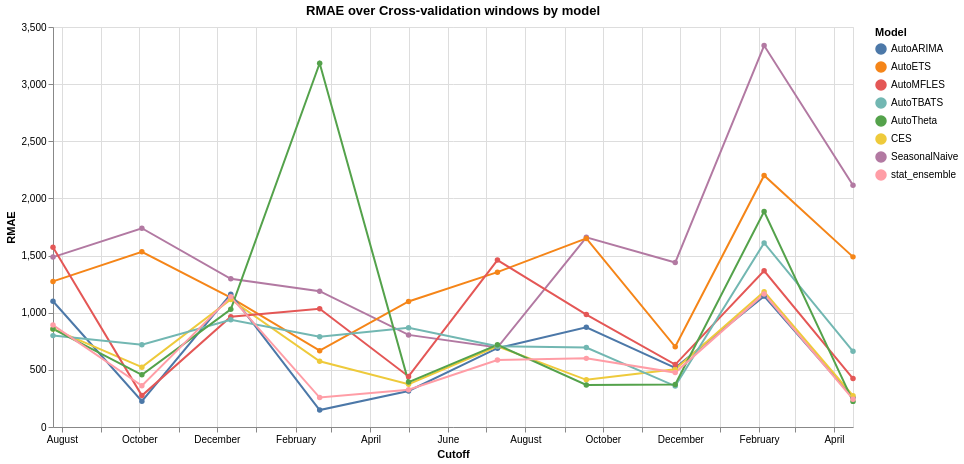

Notebook code for this chart:
### Code cell
long_df = pl.DataFrame(cv_evaluation).unpivot(
    index=["unique_id", "cutoff", "metric"],
    on=pl.selectors.exclude(["unique_id", "cutoff", "metric"]),
    variable_name="model",
    value_name="value",
)

chart = (
    alt.Chart(long_df.to_pandas())
    .mark_line(point=True)
    .encode(
        x=alt.X("cutoff:T", title="Cutoff"),
        y=alt.Y("value:Q", title="RMAE"),
        color=alt.Color("model:N", title="Model"),
        tooltip=["cutoff:T", "model:N", "value:Q"],
    )
    .properties(width=800, height=400, title="RMAE over Cross-validation windows by model")
)

chart = lib.add_dropdown_filter(chart, long_df, "metric")

chart

### Figure 1 — Vega specification as saved in the notebook (floating-point values rounded to 4 significant figures; data arrays with more than 128 entries replaced by an {"elided": "..."} marker saying what was removed)
{"$schema": "https://vega.github.io/schema/vega/v6.json", "data": [{"name": "_server_source_0", "values": {"elided": "320 records"}, "transform": [{"type": "formula", "expr": "toDate(datum['cutoff'])", "as": "cutoff"}]}, {"name": "source_0", "source": "_server_source_0", "transform": [{"type": "filter", "expr": "(metric === datum['metric'])"}]}, {"name": "data_0", "source": "source_0", "transform": [{"type": "filter", "expr": "(isDate(datum[\"cutoff\"]) || (isValid(datum[\"cutoff\"]) && isFinite(+datum[\"cutoff\"]))) && isValid(datum[\"value\"]) && isFinite(+datum[\"value\"])"}, {"type": "project", "fields": ["cutoff", "model", "value"]}]}, {"name": "source_0_color_domain_model_0", "source": "source_0", "transform": [{"type": "aggregate", "groupby": ["model"], "fields": [], "ops": [], "as": []}, {"type": "formula", "expr": "datum['model']", "as": "sort_field"}, {"type": "project", "fields": ["model"]}]}, {"name": "data_0_color_domain_model_1", "source": "data_0", "transform": [{"type": "aggregate", "groupby": ["model"], "fields": [], "ops": [], "as": []}, {"type": "formula", "expr": "datum['model']", "as": "sort_field"}, {"type": "project", "fields": ["model"]}]}], "signals": [{"name": "metric", "value": "mase", "bind": {"input": "select", "options": ["mase", "rmae_SeasonalNaive", "spis", "nd"], "name": "metric: "}}], "marks": [{"type": "group", "name": "layer_0_pathgroup", "from": {"facet": {"data": "source_0", "name": "faceted_path_layer_0_main", "groupby": ["model"]}}, "encode": {"update": {"height": {"field": {"signal": null, "datum": null, "group": "height", "parent": null}}, "width": {"field": {"signal": null, "datum": null, "group": "width", "parent": null}}}}, "marks": [{"type": "line", "name": "layer_0_marks", "from": {"data": "faceted_path_layer_0_main"}, "sort": {"field": "x"}, "encode": {"update": {"y": {"field": "value", "scale": "y"}, "defined": {"signal": "isValid(datum[\"cutoff\"]) && isFinite(+datum[\"cutoff\"]) && isValid(datum[\"value\"]) && isFinite(+datum[\"value\"])"}, "tooltip": {"signal": "{\"cutoff\": timeFormat(datum[\"cutoff\"], \"%b %d, %Y\"), \"model\": isValid(datum[\"model\"]) ? isArray(datum[\"model\"]) ? join(datum[\"model\"], '\\n') : datum[\"model\"] : \"\"+datum[\"model\"], \"value\": format(datum[\"value\"], \"\")}"}, "stroke": {"field": "model", "scale": "color"}, "x": {"field": "cutoff", "scale": "x"}}}, "style": ["line"]}]}, {"type": "symbol", "name": "layer_1_marks", "from": {"data": "data_0"}, "encode": {"update": {"fill": {"field": "model", "scale": "color"}, "y": {"field": "value", "scale": "y"}, "tooltip": {"signal": "{\"cutoff\": timeFormat(datum[\"cutoff\"], \"%b %d, %Y\"), \"model\": isValid(datum[\"model\"]) ? isArray(datum[\"model\"]) ? join(datum[\"model\"], '\\n') : datum[\"model\"] : \"\"+datum[\"model\"], \"value\": format(datum[\"value\"], \"\")}"}, "opacity": {"value": 1}, "x": {"field": "cutoff", "scale": "x"}}}, "style": ["point"]}], "scales": [{"name": "x", "type": "time", "domain": {"fields": [{"data": "source_0", "field": "cutoff"}, {"data": "data_0", "field": "cutoff"}]}, "range": [0, {"signal": "width"}]}, {"name": "y", "type": "linear", "domain": {"fields": [{"data": "source_0", "field": "value"}, {"data": "data_0", "field": "value"}]}, "range": [{"signal": "height"}, 0], "nice": true, "zero": true}, {"name": "color", "type": "ordinal", "domain": {"fields": [{"data": "source_0_color_domain_model_0", "field": "model"}, {"data": "data_0_color_domain_model_1", "field": "model"}], "sort": true}, "range": "category"}], "axes": [{"scale": "x", "grid": true, "gridScale": "y", "tickCount": {"signal": "ceil(width/40)"}, "zindex": 0, "aria": false, "orient": "bottom", "maxExtent": 0, "domain": false, "ticks": false, "minExtent": 0, "labels": false}, {"scale": "y", "zindex": 0, "orient": "left", "aria": false, "minExtent": 0, "gridScale": "x", "tickCount": {"signal": "ceil(height/40)"}, "grid": true, "domain": false, "labels": false, "maxExtent": 0, "ticks": false}, {"scale": "x", "title": "Cutoff", "orient": "bottom", "tickCount": {"signal": "ceil(width/40)"}, "zindex": 0, "grid": false, "labelFlush": true, "labelOverlap": true}, {"scale": "y", "orient": "left", "title": "RMAE", "labelOverlap": true, "zindex": 0, "tickCount": {"signal": "ceil(height/40)"}, "grid": false}], "title": {"text": "RMAE over Cross-validation windows by model", "frame": "group"}, "background": "white", "padding": 5, "width": 800, "style": "cell", "legends": [{"title": "Model", "stroke": "color", "symbolType": "circle", "fill": "color", "encode": {"symbols": {"update": {"opacity": {"value": 1}}}}}], "height": 400}
